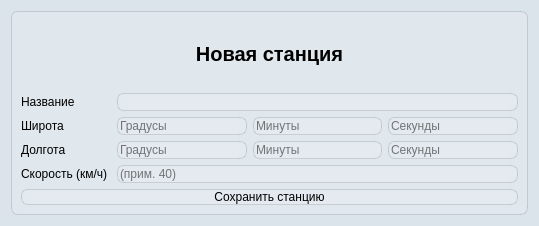
<?xml version="1.0" encoding="UTF-8"?>
<ui version="4.0">
 <class>Dialog</class>
 <widget class="QDialog" name="Dialog">
  <property name="geometry">
   <rect>
    <x>0</x>
    <y>0</y>
    <width>539</width>
    <height>226</height>
   </rect>
  </property>
  <property name="windowTitle">
   <string>Dialog</string>
  </property>
  <property name="styleSheet">
   <string notr="true">color: black;
background-color: rgb(220, 228, 235)</string>
  </property>
  <layout class="QVBoxLayout" name="verticalLayout_4">
   <item>
    <widget class="QFrame" name="frame">
     <property name="styleSheet">
      <string notr="true">background-color: rgba(255, 255, 255, 30);
border: 1px solid rgba(0, 0, 0, 30);
border-radius: 7px;</string>
     </property>
     <layout class="QVBoxLayout" name="verticalLayout_3">
      <item>
       <widget class="QLabel" name="label">
        <property name="styleSheet">
         <string notr="true">color: black;
font-weight: bold;
font-size: 15pt;
background-color: none;
border: none;</string>
        </property>
        <property name="text">
         <string>Новая станция</string>
        </property>
        <property name="alignment">
         <set>Qt::AlignCenter</set>
        </property>
       </widget>
      </item>
      <item>
       <layout class="QHBoxLayout" name="horizontalLayout_3">
        <item>
         <layout class="QVBoxLayout" name="verticalLayout_2">
          <item>
           <widget class="QLabel" name="label_2">
            <property name="styleSheet">
             <string notr="true">background-color: none;
border: none;</string>
            </property>
            <property name="text">
             <string>Название</string>
            </property>
           </widget>
          </item>
          <item>
           <widget class="QLabel" name="label_3">
            <property name="styleSheet">
             <string notr="true">background-color: none;
border: none;</string>
            </property>
            <property name="text">
             <string>Широта</string>
            </property>
           </widget>
          </item>
          <item>
           <widget class="QLabel" name="label_4">
            <property name="styleSheet">
             <string notr="true">background-color: none;
border: none;</string>
            </property>
            <property name="text">
             <string>Долгота</string>
            </property>
           </widget>
          </item>
          <item>
           <widget class="QLabel" name="label_5">
            <property name="styleSheet">
             <string notr="true">background-color: none;
border: none;</string>
            </property>
            <property name="text">
             <string>Скорость (км/ч) </string>
            </property>
           </widget>
          </item>
         </layout>
        </item>
        <item>
         <layout class="QVBoxLayout" name="verticalLayout">
          <item>
           <widget class="QLineEdit" name="le_stationName"/>
          </item>
          <item>
           <layout class="QHBoxLayout" name="horizontalLayout">
            <item>
             <widget class="QLineEdit" name="le_lat_deg">
              <property name="placeholderText">
               <string>Градусы</string>
              </property>
             </widget>
            </item>
            <item>
             <widget class="QLineEdit" name="le_lat_min">
              <property name="placeholderText">
               <string>Минуты</string>
              </property>
             </widget>
            </item>
            <item>
             <widget class="QLineEdit" name="le_lat_sec">
              <property name="placeholderText">
               <string>Секунды</string>
              </property>
             </widget>
            </item>
           </layout>
          </item>
          <item>
           <layout class="QHBoxLayout" name="horizontalLayout_2">
            <item>
             <widget class="QLineEdit" name="le_long_deg">
              <property name="placeholderText">
               <string>Градусы</string>
              </property>
             </widget>
            </item>
            <item>
             <widget class="QLineEdit" name="le_long_min">
              <property name="placeholderText">
               <string>Минуты</string>
              </property>
             </widget>
            </item>
            <item>
             <widget class="QLineEdit" name="le_long_sec">
              <property name="placeholderText">
               <string>Секунды</string>
              </property>
             </widget>
            </item>
           </layout>
          </item>
          <item>
           <widget class="QLineEdit" name="le_stationSpeed">
            <property name="placeholderText">
             <string>(прим. 40)</string>
            </property>
           </widget>
          </item>
         </layout>
        </item>
       </layout>
      </item>
      <item>
       <widget class="QPushButton" name="pb_save_station">
        <property name="text">
         <string>Сохранить станцию</string>
        </property>
       </widget>
      </item>
     </layout>
    </widget>
   </item>
  </layout>
 </widget>
 <resources/>
 <connections/>
</ui>
